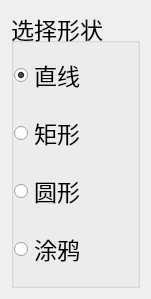
<?xml version="1.0" encoding="UTF-8"?>
<ui version="4.0">
 <class>ToolWindow</class>
 <widget class="QWidget" name="ToolWindow">
  <property name="geometry">
   <rect>
    <x>0</x>
    <y>0</y>
    <width>151</width>
    <height>299</height>
   </rect>
  </property>
  <property name="windowTitle">
   <string>Form</string>
  </property>
  <property name="autoFillBackground">
   <bool>false</bool>
  </property>
  <layout class="QHBoxLayout" name="horizontalLayout">
   <item>
    <widget class="QGroupBox" name="drawTypeGroup">
     <property name="font">
      <font>
       <pointsize>17</pointsize>
      </font>
     </property>
     <property name="title">
      <string>选择形状</string>
     </property>
     <layout class="QVBoxLayout" name="verticalLayout">
      <property name="leftMargin">
       <number>0</number>
      </property>
      <property name="topMargin">
       <number>0</number>
      </property>
      <property name="rightMargin">
       <number>0</number>
      </property>
      <property name="bottomMargin">
       <number>0</number>
      </property>
      <item>
       <widget class="QRadioButton" name="rb_line">
        <property name="text">
         <string>直线</string>
        </property>
        <property name="checked">
         <bool>true</bool>
        </property>
       </widget>
      </item>
      <item>
       <widget class="QRadioButton" name="rb_rect">
        <property name="text">
         <string>矩形</string>
        </property>
       </widget>
      </item>
      <item>
       <widget class="QRadioButton" name="rb_circle">
        <property name="text">
         <string>圆形</string>
        </property>
       </widget>
      </item>
      <item>
       <widget class="QRadioButton" name="rb_free">
        <property name="text">
         <string>涂鸦</string>
        </property>
       </widget>
      </item>
     </layout>
    </widget>
   </item>
  </layout>
 </widget>
 <resources/>
 <connections/>
</ui>
